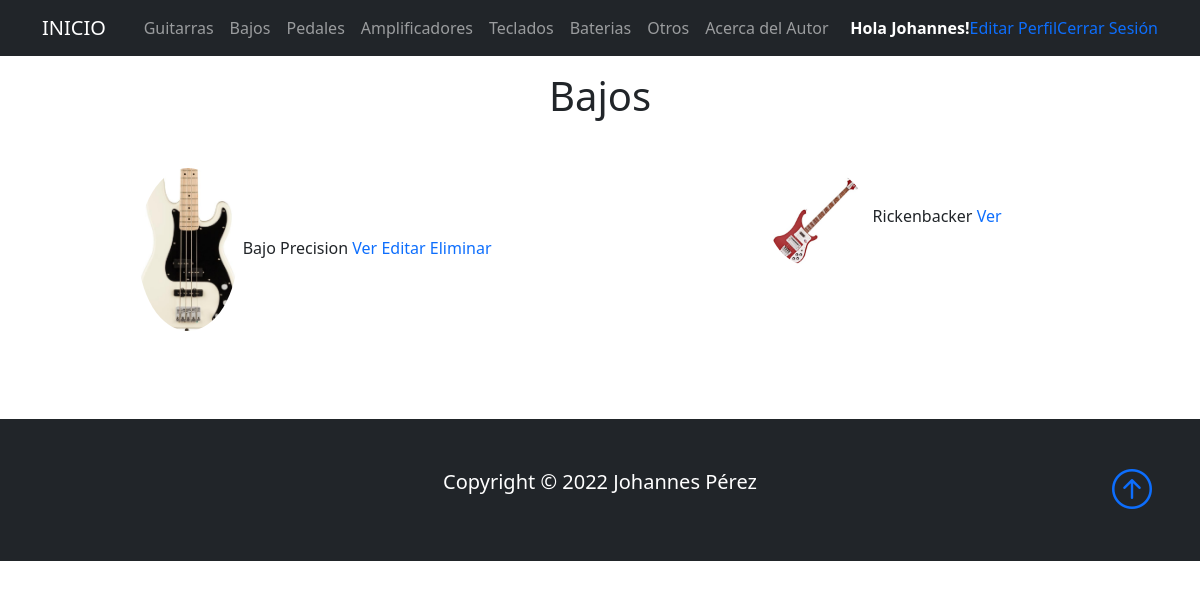
Page /listaBajos/ (signed in) on the committed database.
### Base/models.py (models this page shows, shortened)
class Instrumento(models.Model):
    instrumentoSeleccion = (
    ('guitarra','Guitarra'),
    ('bajo', 'Bajo'),
    ('pedal','Pedal'),
    ('bateria','Bateria'),
    ('teclado','Teclado'),
    ('amplificador','Amplificador'),
    ('otro', 'Otro'),
    )
    usuario = models.ForeignKey(User, on_delete=models.CASCADE, null=True, blank=True)
    titulo = models.CharField(max_length=200)
    instrumento = models.CharField(max_length=15, choices=instrumentoSeleccion, default='guitarra')
    marca = models.CharField(max_length=40)
    modelo = models.CharField(max_length=40)
    descripcion = models.TextField(null=True, blank=True)
    year = models.IntegerField()
    precio = models.DecimalField(max_digits=10, decimal_places=2)
    fechaPublicacion = models.DateTimeField(auto_now_add=True)
    telefonoContacto = models.IntegerField()
    emailContacto = models.EmailField()
    imagenInstrumento = models.ImageField(null=True, blank=True, upload_to="imagenes/")
    class Meta:
        ordering = ['usuario', '-fechaPublicacion']

### Base/views.py (the view)
# urls.py: path('listaBajos/', BajoLista.as_view(), name='bajos'),
class BajoLista(LoginRequiredMixin, ListView):
    context_object_name = 'bajos'
    queryset = Instrumento.objects.filter(instrumento__startswith='bajo')
    template_name = 'Base/listaBajos.html'

### Base/templates/Base/listaBajos.html
{% extends 'Base/home.html' %}
{% block content %}
<section class="text-dark p-5 p-lg-0 pt-lg-5 text-center">
<br>
<div class="container text-center">
    <h1>Bajos</h1>
</div>
<br>
<div class="container">
    <div class="row">
            {% for bajo in bajos %}
            <div class="col-sm-6 align-items-center">
                <div class="card-body">
                <img src="{{bajo.imagenInstrumento.url}}" class="rounded-circle" width="100px">
                {{bajo.titulo}}
                <a href="{% url 'bajo' bajo.id %}">Ver</a>
                {% if user.id == bajo.usuario.id %}
                <a href="{% url 'bajo_editar' bajo.id %}">Editar</a>
                <a href="{% url 'bajo_eliminar' bajo.id %}">Eliminar</a>
                <br>
                <br>
                <br>
                <br>
                {% endif %}
                </div>
            </div>
            {% endfor %}
    </div>
</div>
</section>
{% endblock %}

### Base/templates/Base/home.html (shortened to what this page needs)
<!DOCTYPE html>
<html lang="en">
<head>
    <link href="https://cdn.jsdelivr.net/npm/bootstrap@5.0.2/dist/css/bootstrap.min.css" rel="stylesheet"
>
    <link rel="stylesheet" href="https://cdn.jsdelivr.net/npm/bootstrap-icons@1.3.0/font/bootstrap-icons.css">
    <link href='https://api.mapbox.com/mapbox-gl-js/v2.8.1/mapbox-gl.css' rel='stylesheet' />
    {% load static %}
    <link rel="stylesheet" type="text/css" href="{% static 'Base/style.css' %}">
</head>
<body>
    <nav class="navbar navbar-expand-lg bg-dark navbar-dark py-2 fixed-top">
      <div class="container">
        <a href="{% url 'home' %}" class="navbar-brand">INICIO</a>
            <div class="collapse navbar-collapse" id="navmenu">
              <ul class="navbar-nav ms-auto">
                <li class="nav-item">
                  <a class="nav-link" href="{% url 'guitarras' %}">Guitarras</a>
                </li>
                <li class="nav-item">
                  <a class="nav-link" href="{% url 'bajos' %}">Bajos</a>
                </li>
                <li class="nav-item">
                  <a class="nav-link" href="{% url 'pedales' %}">Pedales</a>
                </li>
                <li class="nav-item">
                  <a class="nav-link" href="{% url 'amplificadores' %}">Amplificadores</a>
                </li>
                <li class="nav-item">
                  <a class="nav-link" href="{% url 'teclados' %}">Teclados</a>
                </li>
                <li class="nav-item">
                  <a class="nav-link" href="{% url 'baterias' %}">Baterias</a>
                </li>
                <li class="nav-item">
                  <a class="nav-link" href="{% url 'otros' %}">Otros</a>
                </li>
                <li class="nav-item">
                  <a class="nav-link" href="{% url 'acerca_de_mi' %}">Acerca del Autor</a>
                </li>
              </ul>
                {% if request.user.is_authenticated %}
              <ul class="navbar-nav ms-auto">
              <li class="nav-item">
                <strong><span style="color:white"> Hola {{request.user.first_name}}!</span></strong>
              </li>
              <li class="nav-item">
                <a href="{% url 'editar_perfil' %}">Editar Perfil</a>
              </li>
              <li class="nav-item">
                <a href="{% url 'logout' %}">Cerrar Sesión</a>
              </li>
            {% endif %}
          </div>
      </div>
  </nav>
      {% block content %}{% endblock %}
  <footer class="p-5 bg-dark text-white text-center position-relative">
      <div class="container">
          <p class="lead">Copyright &copy; 2022 Johannes Pérez</p>
          <a href="" class="position-absolute bottom-0 end-0 p-5">
              <i class="bi bi-arrow-up-circle h1"></i>
          </a>
      </div>
  </footer>
</body>
</html>

### Base/static/Base/style.css (style rules this page uses)
a { text-decoration: none; }
ul { list-style: none; }

### rows in the picture
Instrumento: imagenInstrumento (picture), titulo "Bajo Precision", shows "Editar"
Instrumento: imagenInstrumento (picture), titulo "Rickenbacker"

### other values in the picture
{{ request.user.first_name }} "Johannes"
